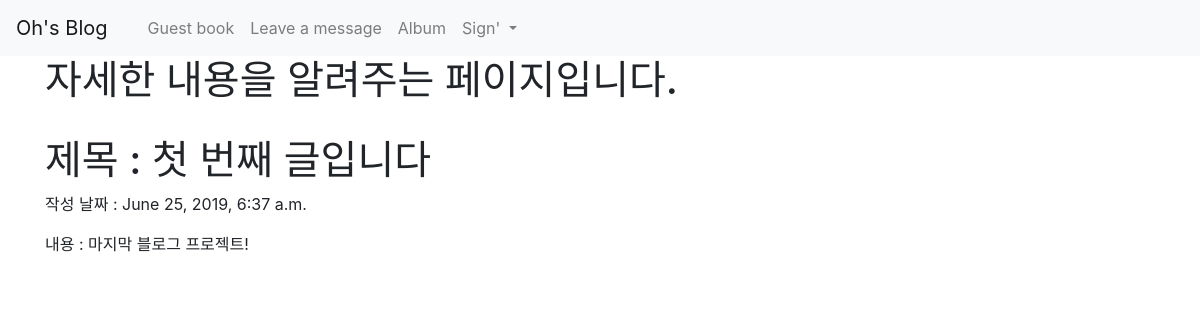
The page /blog/1 on the database its author committed.
### hello/models.py (models this page shows, shortened)
class Blog(models.Model):
    title = models.CharField(max_length=200)
    pub_date = models.DateTimeField('date published')
    body = models.TextField()

### hello/views.py (the view)
# urls.py: path('blog/<int:blog_id>', hello.views.detail, name="detail"),
def detail(request, blog_id):
    blog_detail = get_object_or_404(Blog, pk = blog_id)
    return render(request, 'detail.html', {'blog':blog_detail})

### hello/templates/detail.html
{% extends 'base.html' %}
{% block contents %}
    <h1> 자세한 내용을 알려주는 페이지입니다. </h1>
    <br>
    <h1> 제목 : {{blog.title}} </h1>
    <p> 작성 날짜 : {{blog.pub_date}} </p>
    <p> 내용 : {{blog.body}} </p>
{% endblock %}

### rows shown on the page
Blog: title "첫 번째 글입니다", pub_date "June 25, 2019, 6:37 a.m.", body "마지막 블로그 프로젝트!"
